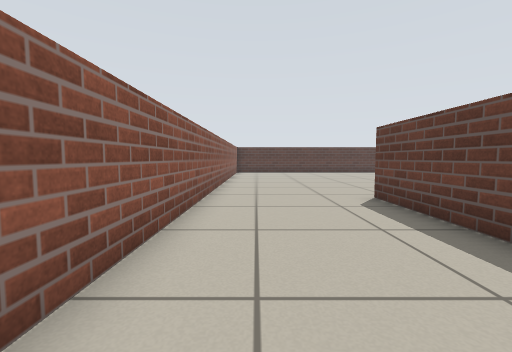
View 1 (above)

20 first-person views from a walk through a robot-simulator world made for Stage. The camera is 0.57 m above the floor, tilts 4° down and sees 90° across. Floor lines are 1 m apart. The floor is counted in squares, 0.5 m on a side. Each view is taken from the middle of a square. On the plan, view 1 faces up. The plan holds only what a view shows up to about 12 squares ahead; the rest is blank. Robots are left out.

View 2
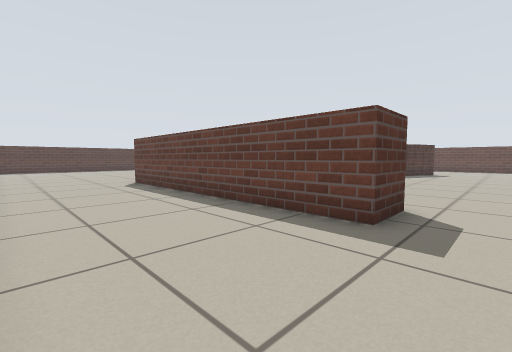

View 3
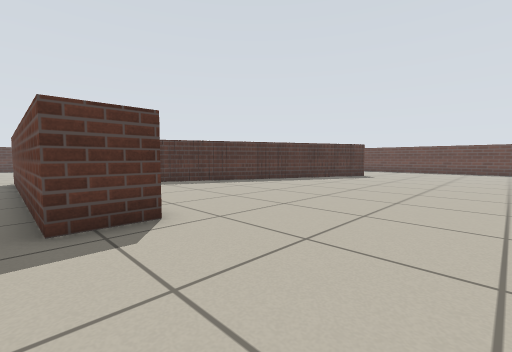

View 4
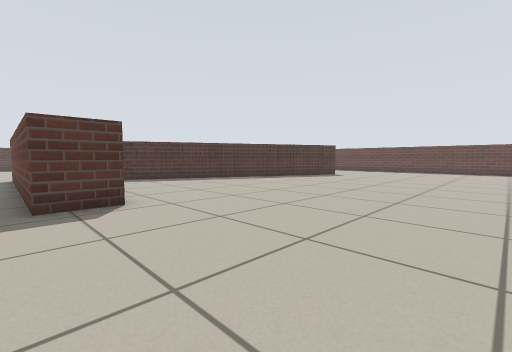

View 5
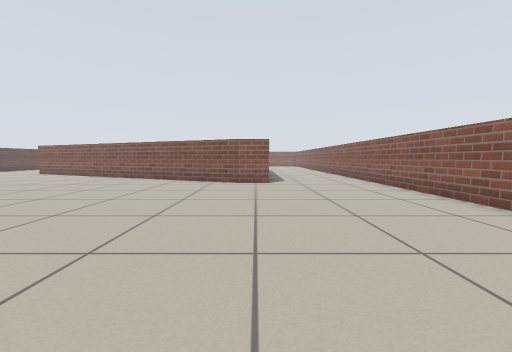

View 6
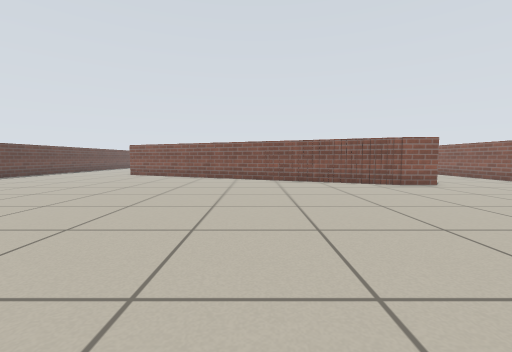

View 7
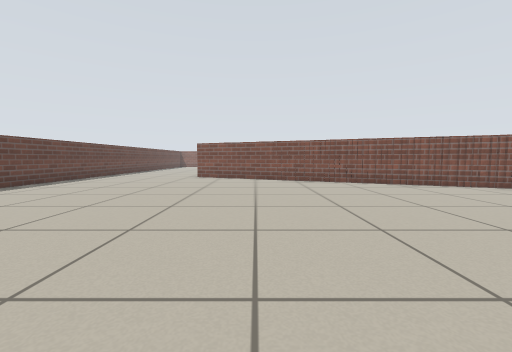

View 8
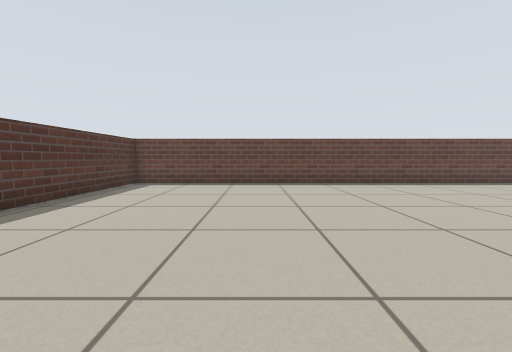

View 9
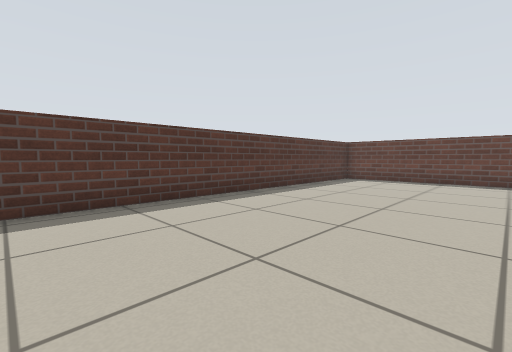

View 10
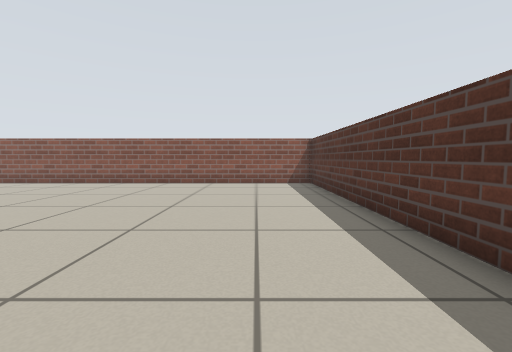

View 11
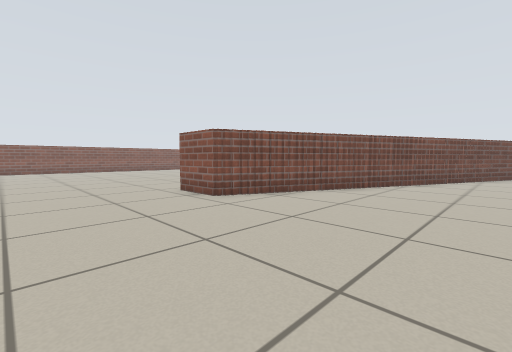

View 12
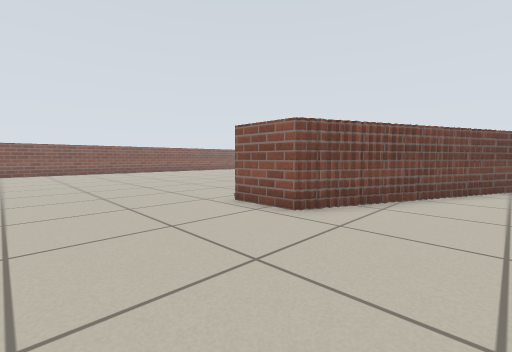

View 13
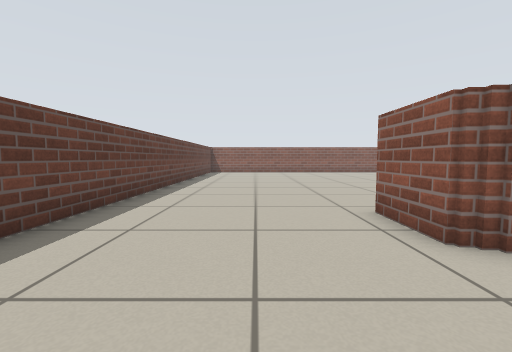

View 14
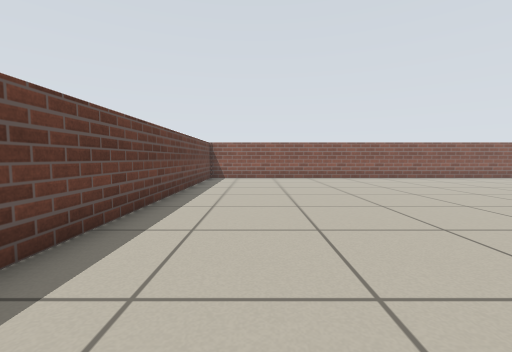

View 15
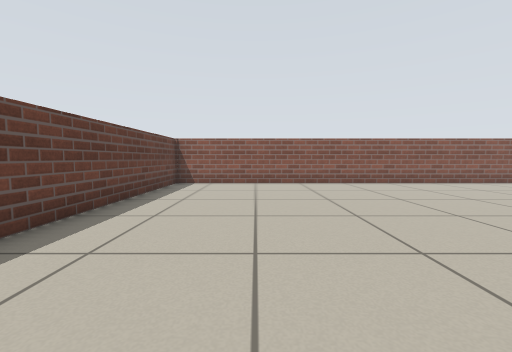

View 16
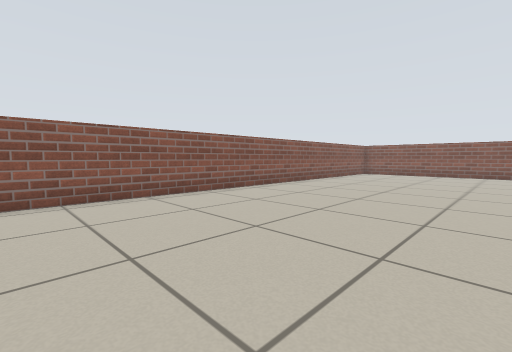

View 17
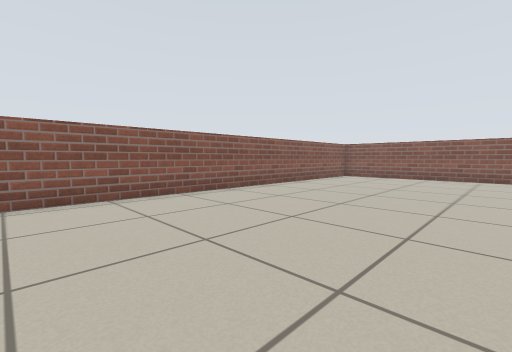

View 18
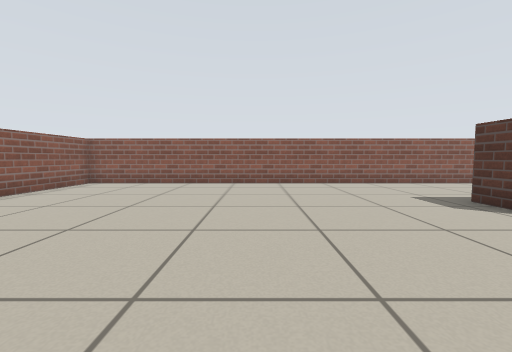

View 19
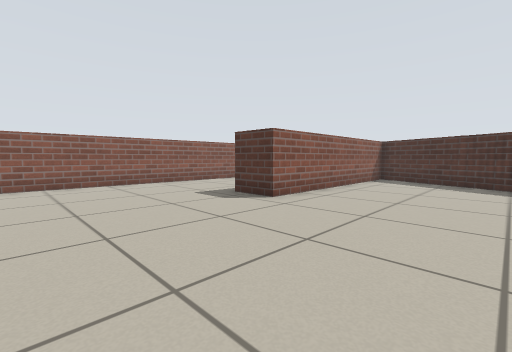

View 20
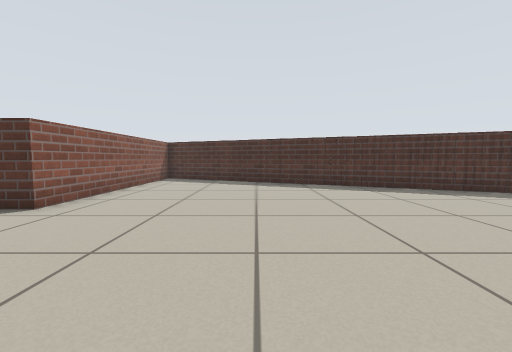

### Floor plan
Points are (right, up) in squares from view 1. A wall is a line through its corners. A room is listed if a view was taken in it or the views show most of it. See-through windows are left out.
Room 1 (views 1, 2, 3, 4, 5, 6, 7, 8, 9, 10, 11, 12, 13, 14, 15, 16, 17, 18, 19, 20)
walls: (12.5, 2.1) (11.8, 2.1); (13.1, 1.8) (12.4, 1.8); (11.9, 2.4) (11.1, 2.4); (13.6, 1.6) (13, 1.6); (14.2, 1.3) (13.5, 1.3); (10.8, 2.9) (10, 2.9); (14.6, 1.1) (14.1, 1.1); (12.6, 3.6) (13.5, 3.6); (13.4, 3.3) (13.9, 3.3); (13.8, 3.1) (14.5, 3.1); (10.1, 3.2) (9.4, 3.2); (12.2, 3.9) (12.8, 3.9); (14.4, 2.8) (15, 2.8); (15.1, 0.8) (14.5, 0.8); (11.5, 4.1) (12.4, 4.1); (14.9, 2.6) (15.6, 2.6); (11.1, 4.4) (11.6, 4.4); (9.5, 3.5) (9, 3.5); (15.8, 0.6) (15, 0.6); (10.4, 4.6) (11.2, 4.6); (15.8, 2.2) (16.5, 2.2); (9, 3.7) (8.2, 3.7); (16.4, 0.3) (15.6, 0.3); (8.4, 3.9) (7.9, 3.9); (16.6, 1.8) (17.5, 1.8); (9.5, 5) (10.4, 5); (16.8, 0) (16.2, 0); (8, 4.1) (7.5, 4.1); (17.5, 1.4) (18.4, 1.4); (8.6, 5.4) (9.5, 5.4); (17.5, -0.2) (16.6, -0.2); (7.5, 4.4) (6.8, 4.4); (17.9, -0.4) (17.4, -0.4); (18.2, 1.2) (18.8, 1.2); (7.8, 5.8) (8.5, 5.8); (18.2, -0.7) (17.8, -0.7); (18.6, 0.9) (19.5, 0.9) (19.5, -1.4); (5.1, 3.2) (5.1, -3.4) (3.4, -3.4) (3.4, 7.3) (5.2, 7.3); (6.9, 6.2) (7.6, 6.2); (6.4, 6.4) (7, 6.4); (5.8, 6.7) (6.5, 6.7); (5.1, 7.1) (5.6, 7.1); (25.6, 3.4) (25.6, 20.5) (11.9, 20.5); (4.4, -16.5) (25.6, -16.5) (25.6, 0.5); (7.6, 20.5) (-1.5, 20.5) (-1.5, -16.5) (2.6, -16.5)

Positions as (right, up) in squares from view 1, and headings:
1: (0, 0), facing up
2: (-1, -5), facing up-right
3: (3, -8), facing up-right
4: (3, -10), facing up-right
5: (4, 19), facing down
6: (11, 18), facing down
7: (16, 16), facing down
8: (14, 15), facing right
9: (12, 14), facing up-right
10: (10, 18), facing left
11: (24, 7), facing down-left
12: (24, 4), facing down-left
13: (22, 4), facing down
14: (23, -2), facing down
15: (22, -5), facing down
16: (17, -9), facing down-left
17: (14, -9), facing down-left
18: (10, -9), facing left
19: (10, -9), facing up-left
20: (10, -9), facing up
